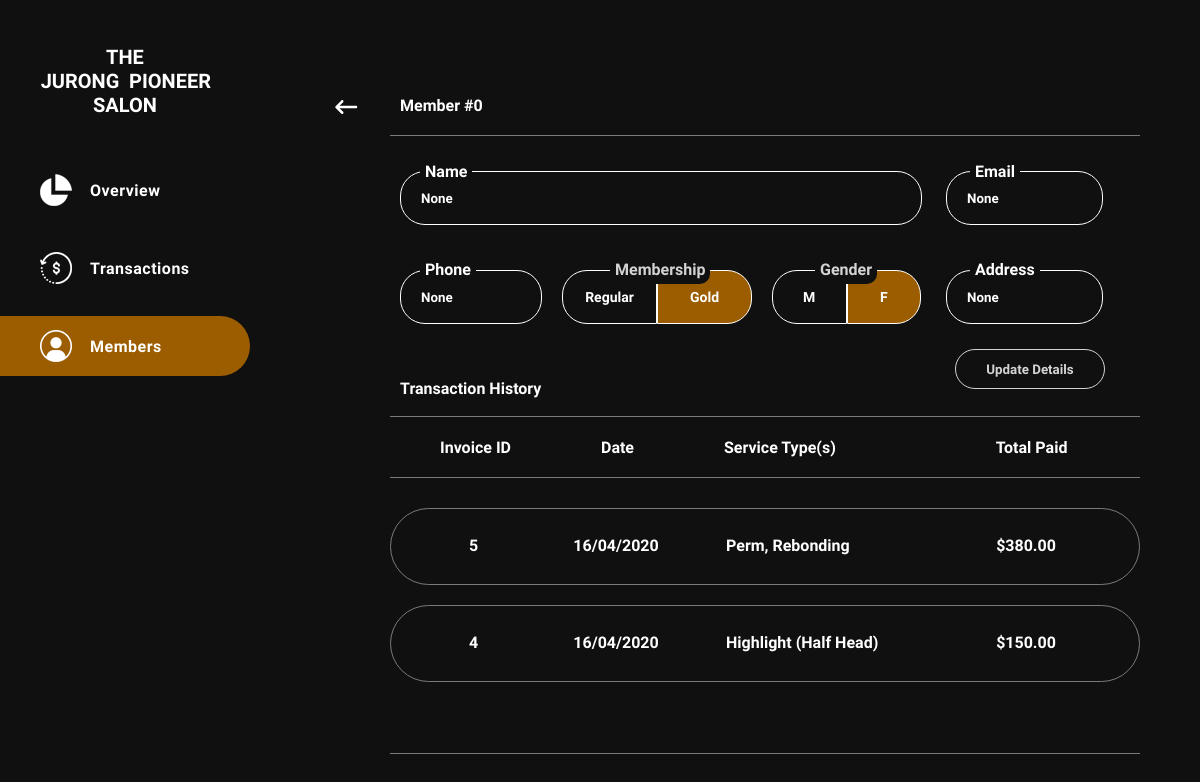
/edit-member?id=0, run on an earlier commit of the app's database.
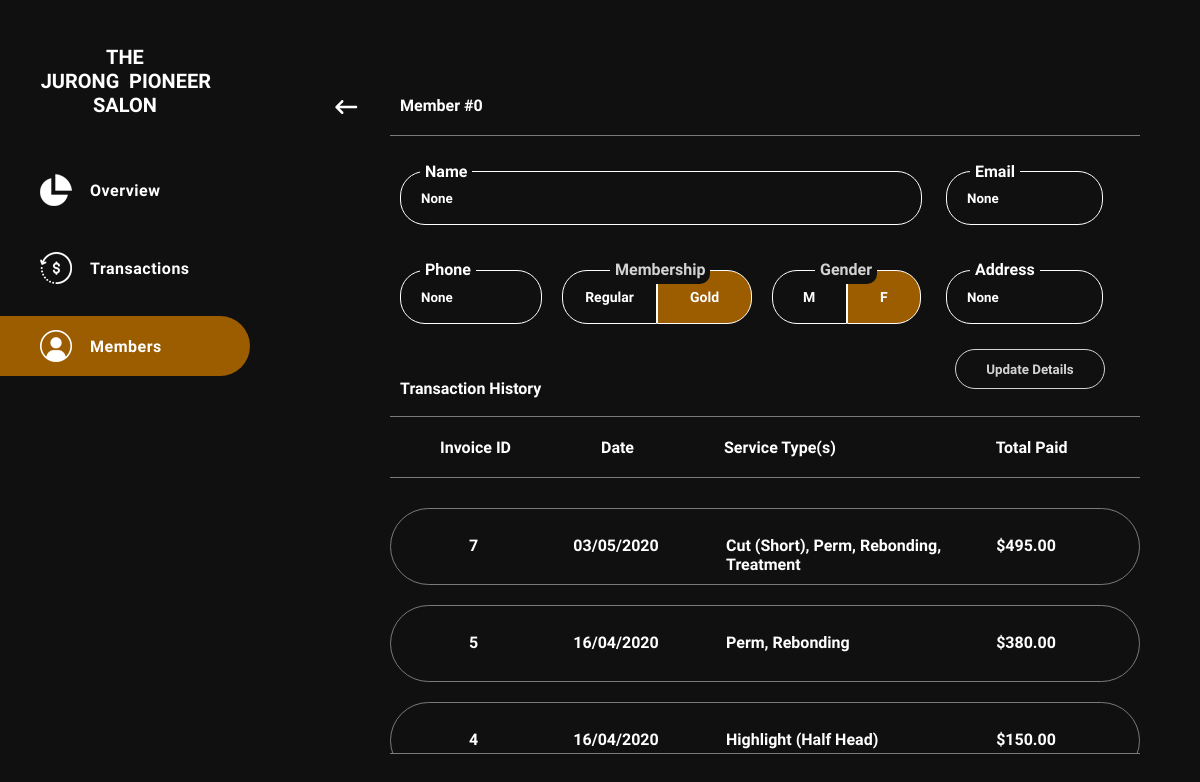
And on a later commit of the database.
### tables this page shows
CREATE TABLE "INVOICESERVICE" (
	"INVOICEID"	INTEGER,
	"SERVICETYPE"	TEXT,
	FOREIGN KEY("INVOICEID") REFERENCES "INVOICE"("INVOICEID") ON UPDATE CASCADE ON DELETE CASCADE,
	PRIMARY KEY("INVOICEID","SERVICETYPE"),
	FOREIGN KEY("SERVICETYPE") REFERENCES "SERVICE"("SERVICETYPE") ON UPDATE CASCADE ON DELETE CASCADE
);

CREATE TABLE "INVOICE" (
	"INVOICEID"	INTEGER PRIMARY KEY AUTOINCREMENT,
	"MEMBERID"	INTEGER,
	"NAME"	TEXT,
	"DATE_"	TEXT,
	"GROSSPRICE"	REAL,
	"DISCOUNT"	REAL,
	"TOTALPRICE"	REAL,
	FOREIGN KEY("MEMBERID") REFERENCES "MEMBER"("MEMBERID")
);

### mainapp.py (the view)
@app.route("/edit-member", methods = ["GET"])
def editMember():
    memberID = request.args.get('id')
    con = sqlite3.connect(db)
    cur = con.cursor()
    cur.execute("SELECT MEMBERNAME,EMAIL,PHONE,ADDRESS,MEMBERSHIP,GENDER FROM MEMBER WHERE MEMBERID ="+str(memberID))
    UD = []
    for i in cur.fetchall()[0]:
        UD.append(i)
    con.close()
    UD[2]= str(UD[2])
    finalUserData = UD[:-1] # last index is for two different things. x/y where both x and y is either 1 or 2, where x = 1 represents Regular member, x = 2 represents Gold member, y = 1 is male, y = 2 is female
    if UD[-1] == "M":
        finalUserData[-1] = str(finalUserData[-1]) + "/1"
    else:
        finalUserData[-1] = str(finalUserData[-1]) + "/2"
    finalData = getFinalDataForMemberTransactionHistory(memberID)
    return render_template("/edit-member.html", errorString = "False/False/False/False/False/False", previousInputs = finalUserData, finalData = finalData, memberID = memberID)

### templates/edit-member.html (shortened to what the changed rows need)
<!DOCTYPE html>
<html>
    <head>
        <link href="{{ url_for('static', filename='styles/styles.css') }}" rel="stylesheet">
        <link href="{{ url_for('static', filename='styles/new-member.css') }}" rel="stylesheet">
        <link href="{{ url_for('static', filename='styles/edit-member.css') }}" rel="stylesheet">
        <link rel="stylesheet" href="https://ajax.googleapis.com/ajax/libs/jqueryui/1.12.1/themes/smoothness/jquery-ui.css">
    </head>
    <body>
        <div>
            <div id = "newMemberBody">
                <div id = "editMemberPastTransaction">
                    <div id = "editMemberData">
                        {% for i in finalData %}
                            <div class = "editMemberRecord">
                                <div class = "editMemberRecordValues editMemberRecordMonthValue">{{ i[0] }}</div>
                                <div class = "editMemberRecordValues editMemberRecordYearValue">{{ i[1] }}</div>
                                <div class = "editMemberRecordValues editMemberRecordSalesValue">{{ i[2] }}</div>
                                <div class = "editMemberRecordValues editMemberTotalValue">{{ i[3] }}</div>
                            </div>
                        {% endfor %}
                    </div>
                </div>
            </div>
        </div>
    </body>
</html>

What changed in the data, as far as the page shows it:
added INVOICESERVICE: INVOICEID "7", DATE_ "03/05/2020", SERVICETYPE "Cut (Short), Perm, Rebonding, Treatment", TOTALPRICE "$495.00"
